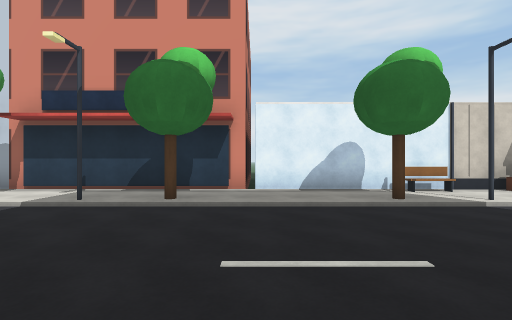
View 1 (above)

24 first-person views from a walk through a Unity game level. The camera is 1.5 m above the floor, looks level and sees 85° across. The floor is counted in squares, 2 m on a side. Each view is taken from the middle of a square. On the plan, view 1 faces up. The plan holds only what a view shows up to about 10 squares ahead; the rest is blank. The place goes on beyond the plan. The player is left out. Some animated figures are left out. Door leaves are left out, so doorways stand open. Some surface patterns are stand-ins.

View 2
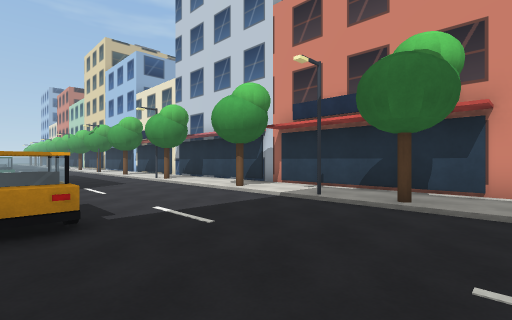

View 3
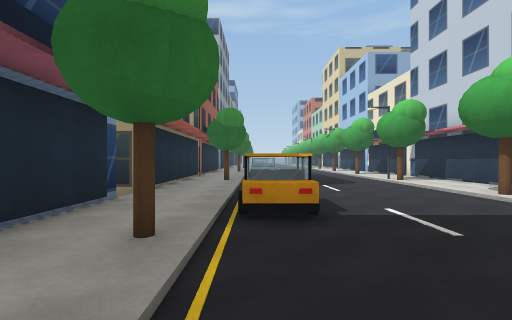

View 4
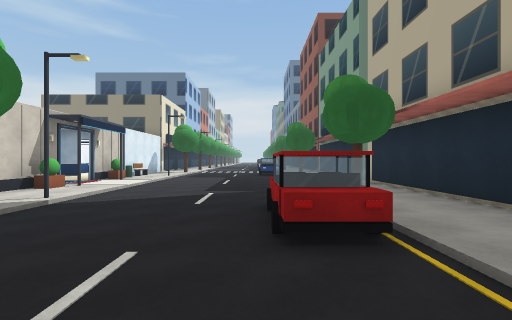

View 5
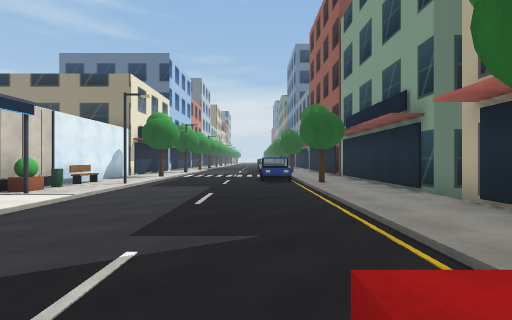

View 6
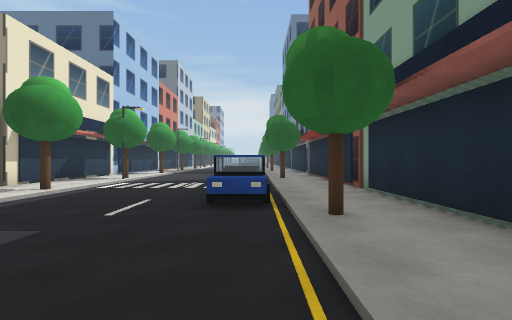

View 7
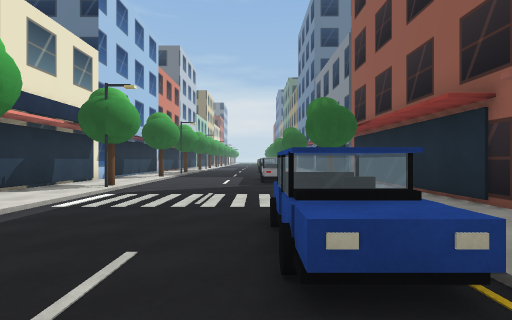

View 8
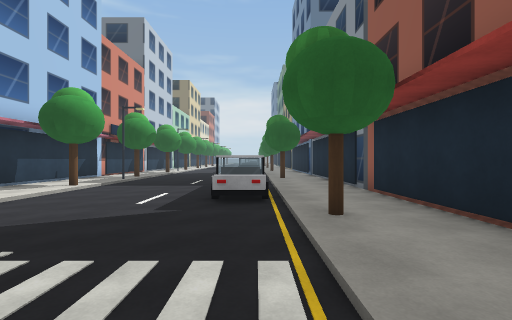

View 9
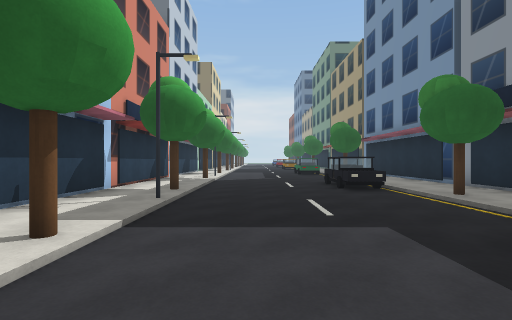

View 10
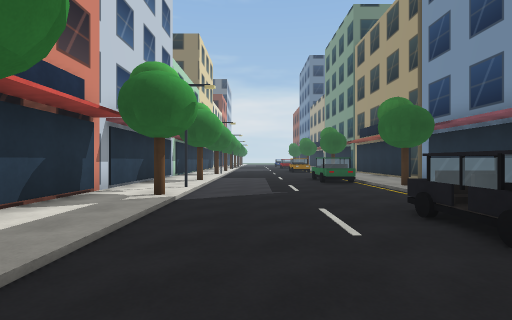

View 11
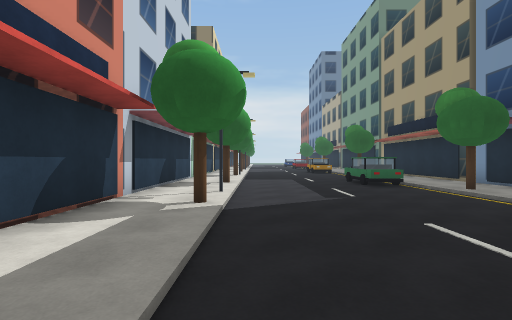

View 12
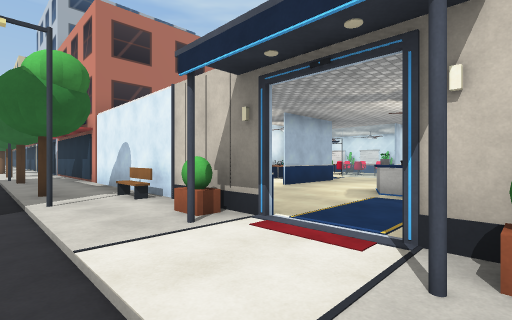

View 13
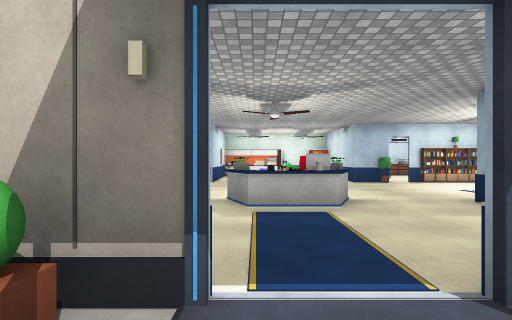

View 14
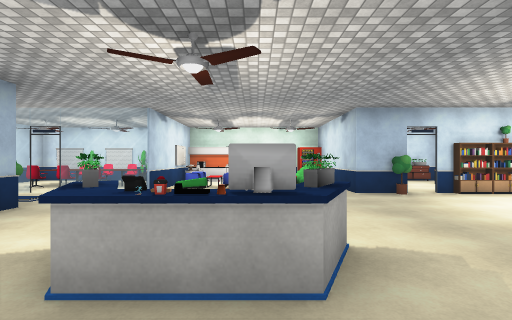

View 15
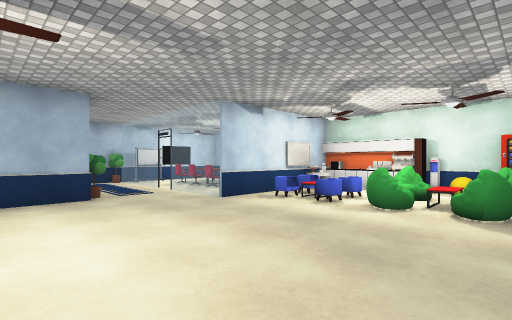

View 16
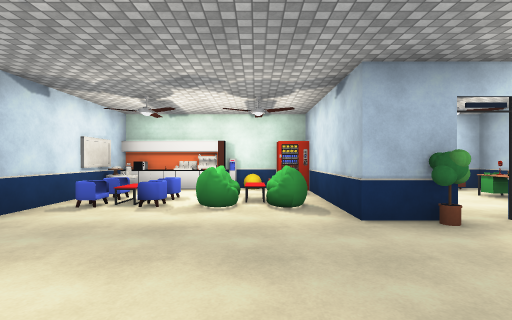

View 17
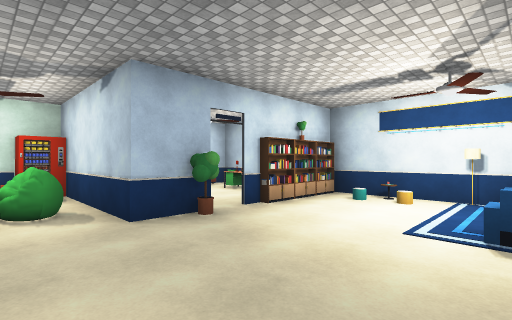

View 18
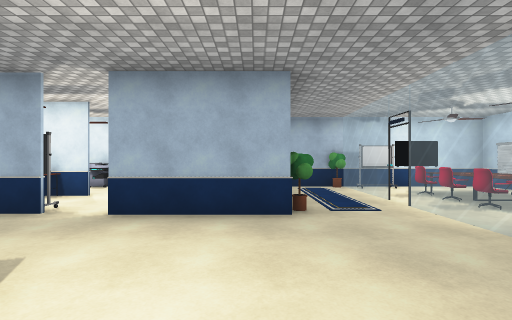

View 19
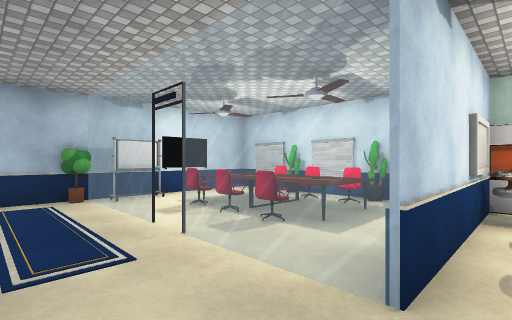

View 20
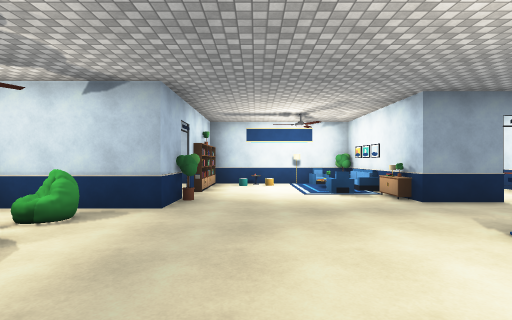

View 21
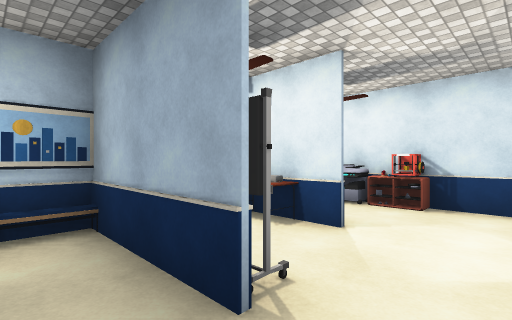

View 22
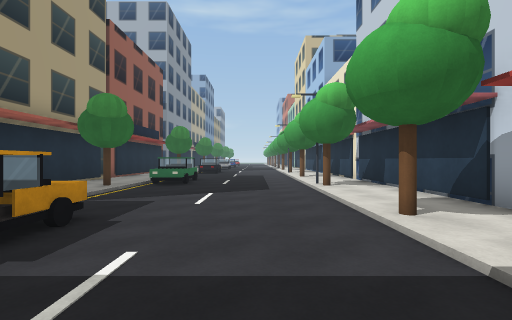

View 23
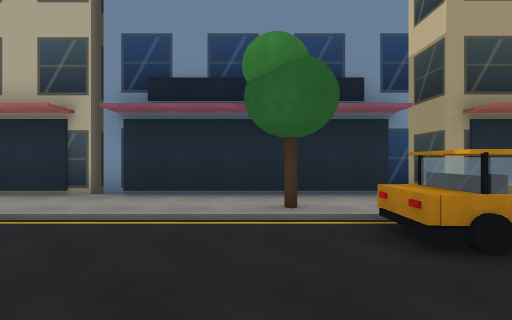

View 24
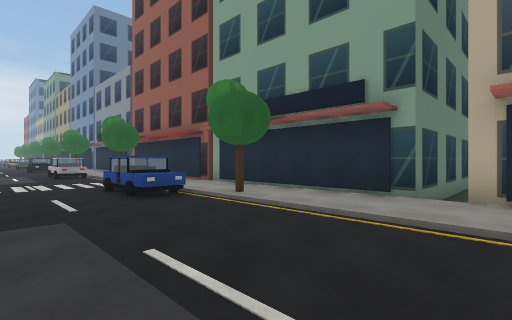

### Floor plan
Points are (right, up) in squares from view 1. A wall is a line through its corners. A room is listed if a view was taken in it or the views show most of it. See-through windows are left out.
Room 1 (views 1, 2, 3, 4, 5, 6, 7, 8, 9, 10, 11, 12, 13, 14, 15, 16, 17, 18, 19, 20, 21, 22, 23, 24)
walls: (10.5, 6.4) (8.2, 6.4); (6.9, 6.4) (5.4, 6.4); (14.4, 10) (15, 10) (15, 10.6); (14.8, -2.4) (22.8, -2.4); (4.1, 9) (4.1, 8.5); (15, 12.4) (15, 15.4); (4.1, 10.6) (4.1, 9.9); (11.6, 14.5) (10.3, 14.5) (10.3, 15.5); (-0.4, 6.4) (-12, 6.4); (8.5, -8) (8.5, -2.4) (14.5, -2.4); (9.6, 18.5) (8.1, 18.5); (7.8, 18.5) (5.5, 18.5) (5.5, 14.5); (24.4, -2.4) (27.4, -2.4); (0, 14.5) (0, 13); (-5.1, -2.4) (7.8, -2.4); (27.8, -2.4) (36, -2.4); (-12, -2.4) (-5.8, -2.4); (36, 6.4) (15.2, 6.4)
ways out: open door at (3, 15) to room 2; open door at (7.5, 7); open door at (11, 8); open door at (12, 14.5); gap at (2, 9); gap at (4, 9.5)
objects: other object (-12, 0) to (-11, 0); other object (-11, 5); other object (-10, -1); other object (-10, 5); other object (-6, 5); other object (-5, 0) to (-4, 0); other object (-3, -1); other object (-3, 5); other object (-2, 5); other object (0, 8); other object (0, 9); other object (1, 13) to (3, 14); other object (2, 0) to (3, 0); other object (2, 5); other object (2, 8); other object (3, 8); other object (4, -1); other object (4, 5); other object (4, 8); other object (4, 13); other object (5, 6); other object (5, 7); other object (6, 6); other object (6, 16); other object (6, 17); other object (6, 18); other object (7, 10); other object (7, 15); other object (7, 16); other object (7, 17); other object (7, 18); other object (8, 6); other object (8, 9); other object (8, 10); other object (8, 16); other object (8, 17); other object (8, 18); other object (9, 6); other object (9, 16) to (9, 17); other object (9, 18); other object (10, 6); other object (10, 16); other object (10, 17); other object (10, 18); other object (11, -1); other object (11, 5); other object (11, 11); other object (11, 14); other object (12, 11); other object (13, 0) to (14, 0); other object (13, 10); other object (13, 14); other object (14, 5); other object (14, 13); other object (14, 17); other object (15, 11); other object (15, 12); other object (17, 5); other object (18, -1); other object (18, 5); other object (20, 0) to (22, 0); other object (22, 5); other object (25, -1); other object (25, 5); other object (26, 5); other object (27, 0) to (29, 0); other object (30, 5); other object (32, -1); other object (32, 5); other object (34, 0) to (36, 0); other object (34, 5)
Room 2 (no view inside)
walls: (0, 16.5) (0, 14.5); (4.1, 18.5) (0, 18.5)
ways out: open door at (3, 15) to room 1
objects: other object (1, 15); other object (1, 16) to (4, 17); other object (2, 16); other object (2, 18); other object (3, 16); other object (3, 18); other object (4, 16); other object (4, 18)

Where each view was taken, in squares from view 1:
view 1: 0 up, 0 right, facing up
view 2: 0 up, 0 right, facing up-left
view 3: 0 up, 0 right, facing left
view 4: 1 up, 1 left, facing right
view 5: 1 up, 3 right, facing right
view 6: 0 up, 8 right, facing right
view 7: 1 up, 11 right, facing right
view 8: 0 up, 15 right, facing right
view 9: 3 up, 20 right, facing right
view 10: 3 up, 25 right, facing right
view 11: 4 up, 26 right, facing right
view 12: 4 up, 9 right, facing up-left
view 13: 5 up, 7 right, facing up
view 14: 8 up, 8 right, facing up
view 15: 11 up, 10 right, facing up-left
view 16: 11 up, 9 right, facing up
view 17: 11 up, 9 right, facing up-right
view 18: 12 up, 8 right, facing left
view 19: 13 up, 6 right, facing up-left
view 20: 13 up, 6 right, facing right
view 21: 10 up, 5 right, facing down-left
view 22: 3 up, 2 left, facing left
view 23: 3 up, 2 left, facing down
view 24: 3 up, 7 right, facing down-right
